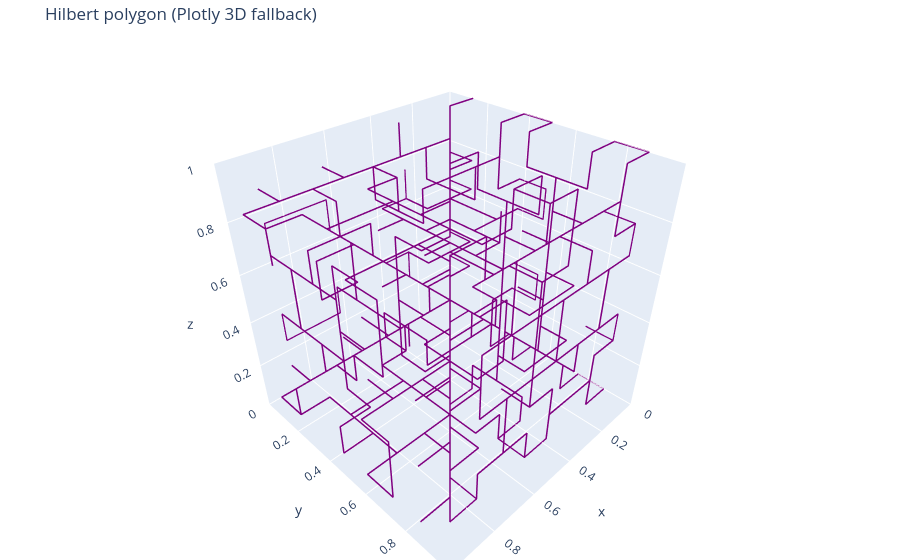
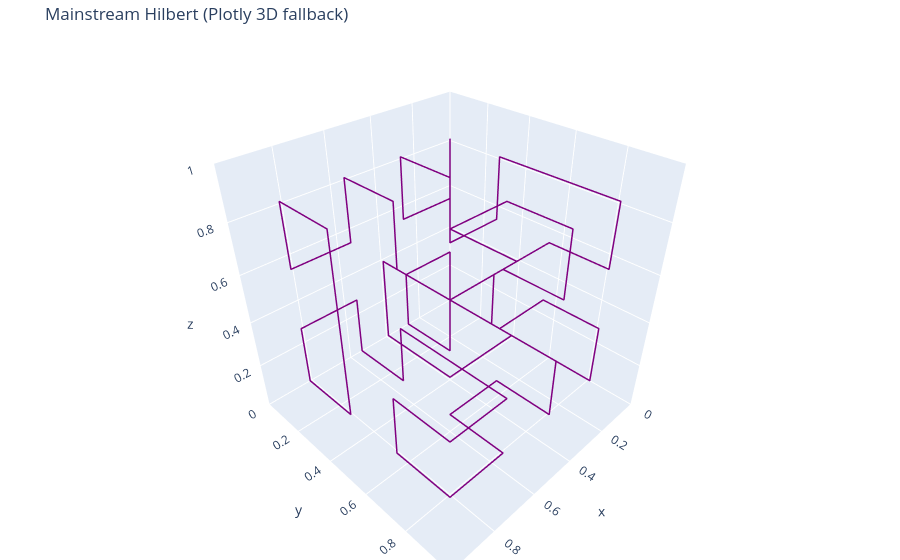
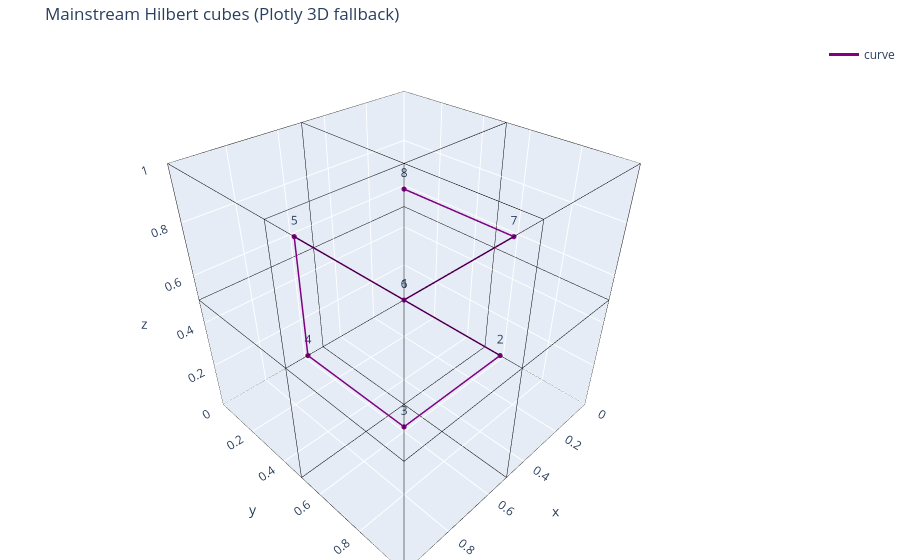

Source (notebook cell) for these figures, in order:
### Markdown cell above
## Vykreslení grafu 3D Hilbertovy křivky

### Code cell
h2d.plot_hilbert_polygon(3)
h2d.plot_mainstream_hilbert(2)
h2d.plot_mainstream_hilbert_cubes(1)

### Figure 1 — Plotly figure (JSON) as saved in the notebook; plotly's stock layout.template omitted (floating-point values rounded to 4 significant figures; data arrays with more than 128 entries replaced by an {"elided": "..."} marker saying what was removed)
{"data": [{"line": {"color": "purple", "width": 3}, "mode": "lines", "name": "curve", "type": "scatter3d", "x": {"elided": "512 float values"}, "y": {"elided": "512 float values"}, "z": {"elided": "512 float values"}}], "layout": {"margin": {"b": 0, "l": 0, "r": 0, "t": 40}, "scene": {"aspectmode": "cube", "xaxis": {"range": [0, 1]}, "yaxis": {"range": [0, 1]}, "zaxis": {"range": [0, 1]}}, "title": {"text": "Hilbert polygon (Plotly 3D fallback)"}}}

### Figure 2 — Plotly figure (JSON) as saved in the notebook; plotly's stock layout.template omitted (floating-point values rounded to 4 significant figures)
{"data": [{"line": {"color": "purple", "width": 3}, "mode": "lines", "name": "curve", "type": "scatter3d", "x": [0.125, 0.125, 0.375, 0.375, 0.375, 0.375, 0.125, 0.125, 0.125, 0.125, 0.125, 0.125, 0.375, 0.375, 0.375, 0.375, 0.625, 0.625, 0.875, 0.875, 0.875, 0.875, 0.625, 0.625, 0.625, 0.625, 0.625, 0.625, 0.875, 0.875, 0.875, 0.875, 0.875, 0.875, 0.875, 0.875, 0.625, 0.625, 0.625, 0.625, 0.625, 0.625, 0.875, 0.875, 0.875, 0.875, 0.625, 0.625, 0.375, 0.375, 0.375, 0.375, 0.125, 0.125, 0.125, 0.125, 0.125, 0.125, 0.375, 0.375, 0.375, 0.375, 0.125, 0.125], "y": [0.125, 0.125, 0.125, 0.125, 0.375, 0.375, 0.375, 0.375, 0.625, 0.875, 0.875, 0.625, 0.625, 0.875, 0.875, 0.625, 0.625, 0.875, 0.875, 0.625, 0.625, 0.875, 0.875, 0.625, 0.375, 0.375, 0.125, 0.125, 0.125, 0.125, 0.375, 0.375, 0.375, 0.375, 0.125, 0.125, 0.125, 0.125, 0.375, 0.375, 0.625, 0.875, 0.875, 0.625, 0.625, 0.875, 0.875, 0.625, 0.625, 0.875, 0.875, 0.625, 0.625, 0.875, 0.875, 0.625, 0.375, 0.375, 0.375, 0.375, 0.125, 0.125, 0.125, 0.125], "z": [0.125, 0.375, 0.375, 0.125, 0.125, 0.375, 0.375, 0.125, 0.125, 0.125, 0.375, 0.375, 0.375, 0.375, 0.125, 0.125, 0.125, 0.125, 0.125, 0.125, 0.375, 0.375, 0.375, 0.375, 0.375, 0.125, 0.125, 0.375, 0.375, 0.125, 0.125, 0.375, 0.625, 0.875, 0.875, 0.625, 0.625, 0.875, 0.875, 0.625, 0.625, 0.625, 0.625, 0.625, 0.875, 0.875, 0.875, 0.875, 0.875, 0.875, 0.625, 0.625, 0.625, 0.625, 0.875, 0.875, 0.875, 0.625, 0.625, 0.875, 0.875, 0.625, 0.625, 0.875]}], "layout": {"margin": {"b": 0, "l": 0, "r": 0, "t": 40}, "scene": {"aspectmode": "cube", "xaxis": {"range": [0, 1]}, "yaxis": {"range": [0, 1]}, "zaxis": {"range": [0, 1]}}, "title": {"text": "Mainstream Hilbert (Plotly 3D fallback)"}}}

### Figure 3 — Plotly figure (JSON) as saved in the notebook; plotly's stock layout.template omitted (floating-point values rounded to 4 significant figures)
{"data": [{"line": {"color": "purple", "width": 3}, "marker": {"color": "purple", "size": 3}, "mode": "lines+markers", "name": "curve", "type": "scatter3d", "x": [0.25, 0.25, 0.75, 0.75, 0.75, 0.75, 0.25, 0.25], "y": [0.25, 0.75, 0.75, 0.25, 0.25, 0.75, 0.75, 0.25], "z": [0.25, 0.25, 0.25, 0.25, 0.75, 0.75, 0.75, 0.75]}, {"line": {"color": "black", "width": 1}, "mode": "lines", "showlegend": false, "type": "scatter3d", "x": [0, 1], "y": [0, 0], "z": [0, 0]}, {"line": {"color": "black", "width": 1}, "mode": "lines", "showlegend": false, "type": "scatter3d", "x": [0, 1], "y": [0, 0], "z": [0.5, 0.5]}, {"line": {"color": "black", "width": 1}, "mode": "lines", "showlegend": false, "type": "scatter3d", "x": [0, 1], "y": [0, 0], "z": [1, 1]}, {"line": {"color": "black", "width": 1}, "mode": "lines", "showlegend": false, "type": "scatter3d", "x": [0, 1], "y": [0.5, 0.5], "z": [0, 0]}, {"line": {"color": "black", "width": 1}, "mode": "lines", "showlegend": false, "type": "scatter3d", "x": [0, 1], "y": [0.5, 0.5], "z": [0.5, 0.5]}, {"line": {"color": "black", "width": 1}, "mode": "lines", "showlegend": false, "type": "scatter3d", "x": [0, 1], "y": [0.5, 0.5], "z": [1, 1]}, {"line": {"color": "black", "width": 1}, "mode": "lines", "showlegend": false, "type": "scatter3d", "x": [0, 1], "y": [1, 1], "z": [0, 0]}, {"line": {"color": "black", "width": 1}, "mode": "lines", "showlegend": false, "type": "scatter3d", "x": [0, 1], "y": [1, 1], "z": [0.5, 0.5]}, {"line": {"color": "black", "width": 1}, "mode": "lines", "showlegend": false, "type": "scatter3d", "x": [0, 1], "y": [1, 1], "z": [1, 1]}, {"line": {"color": "black", "width": 1}, "mode": "lines", "showlegend": false, "type": "scatter3d", "x": [0, 0], "y": [0, 1], "z": [0, 0]}, {"line": {"color": "black", "width": 1}, "mode": "lines", "showlegend": false, "type": "scatter3d", "x": [0, 0], "y": [0, 1], "z": [0.5, 0.5]}, {"line": {"color": "black", "width": 1}, "mode": "lines", "showlegend": false, "type": "scatter3d", "x": [0, 0], "y": [0, 1], "z": [1, 1]}, {"line": {"color": "black", "width": 1}, "mode": "lines", "showlegend": false, "type": "scatter3d", "x": [0.5, 0.5], "y": [0, 1], "z": [0, 0]}, {"line": {"color": "black", "width": 1}, "mode": "lines", "showlegend": false, "type": "scatter3d", "x": [0.5, 0.5], "y": [0, 1], "z": [0.5, 0.5]}, {"line": {"color": "black", "width": 1}, "mode": "lines", "showlegend": false, "type": "scatter3d", "x": [0.5, 0.5], "y": [0, 1], "z": [1, 1]}, {"line": {"color": "black", "width": 1}, "mode": "lines", "showlegend": false, "type": "scatter3d", "x": [1, 1], "y": [0, 1], "z": [0, 0]}, {"line": {"color": "black", "width": 1}, "mode": "lines", "showlegend": false, "type": "scatter3d", "x": [1, 1], "y": [0, 1], "z": [0.5, 0.5]}, {"line": {"color": "black", "width": 1}, "mode": "lines", "showlegend": false, "type": "scatter3d", "x": [1, 1], "y": [0, 1], "z": [1, 1]}, {"line": {"color": "black", "width": 1}, "mode": "lines", "showlegend": false, "type": "scatter3d", "x": [0, 0], "y": [0, 0], "z": [0, 1]}, {"line": {"color": "black", "width": 1}, "mode": "lines", "showlegend": false, "type": "scatter3d", "x": [0, 0], "y": [0.5, 0.5], "z": [0, 1]}, {"line": {"color": "black", "width": 1}, "mode": "lines", "showlegend": false, "type": "scatter3d", "x": [0, 0], "y": [1, 1], "z": [0, 1]}, {"line": {"color": "black", "width": 1}, "mode": "lines", "showlegend": false, "type": "scatter3d", "x": [0.5, 0.5], "y": [0, 0], "z": [0, 1]}, {"line": {"color": "black", "width": 1}, "mode": "lines", "showlegend": false, "type": "scatter3d", "x": [0.5, 0.5], "y": [0.5, 0.5], "z": [0, 1]}, {"line": {"color": "black", "width": 1}, "mode": "lines", "showlegend": false, "type": "scatter3d", "x": [0.5, 0.5], "y": [1, 1], "z": [0, 1]}, {"line": {"color": "black", "width": 1}, "mode": "lines", "showlegend": false, "type": "scatter3d", "x": [1, 1], "y": [0, 0], "z": [0, 1]}, {"line": {"color": "black", "width": 1}, "mode": "lines", "showlegend": false, "type": "scatter3d", "x": [1, 1], "y": [0.5, 0.5], "z": [0, 1]}, {"line": {"color": "black", "width": 1}, "mode": "lines", "showlegend": false, "type": "scatter3d", "x": [1, 1], "y": [1, 1], "z": [0, 1]}, {"mode": "text", "showlegend": false, "text": ["1", "2", "3", "4", "5", "6", "7", "8"], "textposition": "top center", "type": "scatter3d", "x": [0.25, 0.25, 0.75, 0.75, 0.75, 0.75, 0.25, 0.25], "y": [0.25, 0.75, 0.75, 0.25, 0.25, 0.75, 0.75, 0.25], "z": [0.25, 0.25, 0.25, 0.25, 0.75, 0.75, 0.75, 0.75]}], "layout": {"margin": {"b": 0, "l": 0, "r": 0, "t": 40}, "scene": {"aspectmode": "cube", "xaxis": {"range": [0, 1]}, "yaxis": {"range": [0, 1]}, "zaxis": {"range": [0, 1]}}, "title": {"text": "Mainstream Hilbert cubes (Plotly 3D fallback)"}}}
